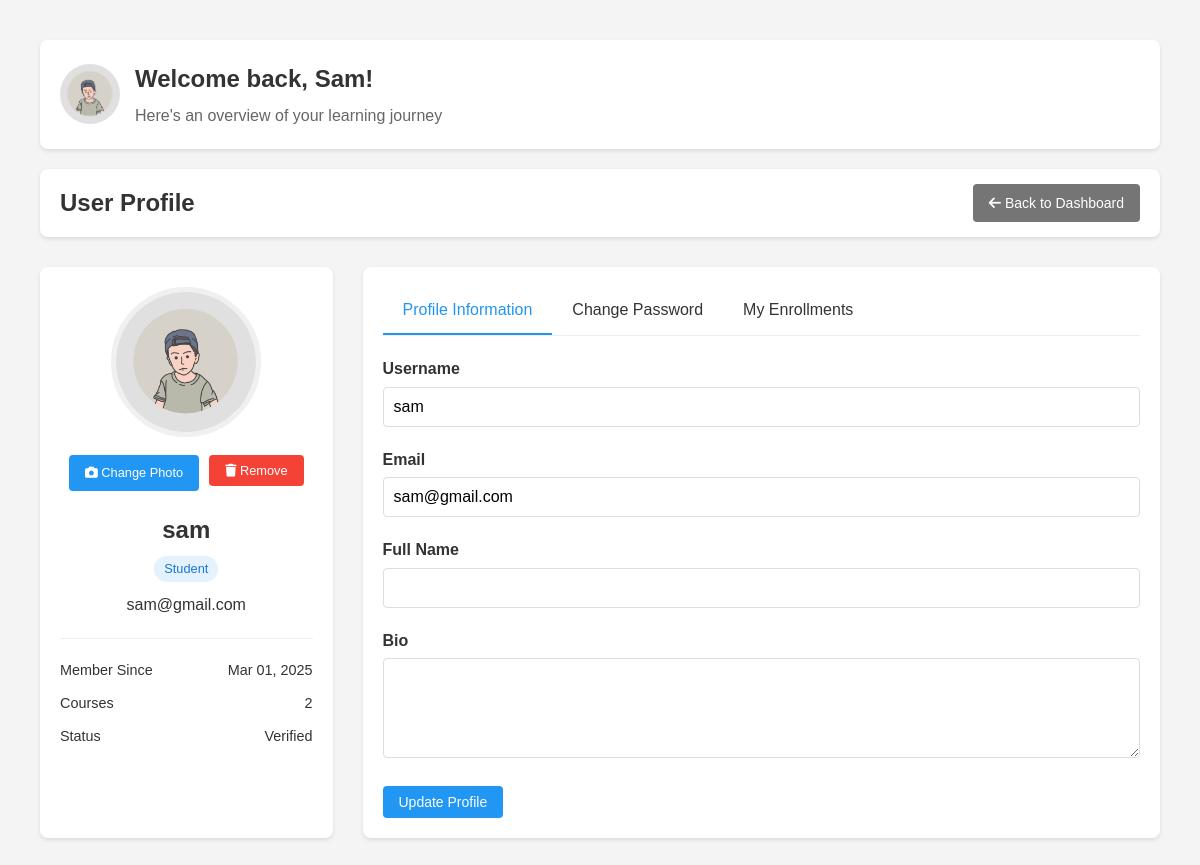
The app's page /profile.php (signed in) with its own data.
### tables this page shows
CREATE TABLE users (
                id INTEGER PRIMARY KEY AUTOINCREMENT,
                username VARCHAR(50) UNIQUE NOT NULL,
                password VARCHAR(255) NOT NULL,
                email VARCHAR(100) UNIQUE NOT NULL,
                role VARCHAR(20) NOT NULL,
                created_at DATETIME DEFAULT CURRENT_TIMESTAMP
            , verified INTEGER DEFAULT 0, fullname TEXT, bio TEXT, avatar TEXT);

### config/database.php (called while the page is built, shortened)
<?php
class Database {
    private $db;
    public function __construct() {
        try {
            $dbDir = dirname(DB_PATH);
            $this->db = new SQLite3(DB_PATH);
            $this->db->busyTimeout(5000);
        } catch (Exception $e) {
            die("Database connection failed: " . $e->getMessage());
        }
    }
    private function createTables() {
        $this->db->exec('
            CREATE TABLE IF NOT EXISTS users (
                id INTEGER PRIMARY KEY AUTOINCREMENT,
                username VARCHAR(50) UNIQUE NOT NULL,
                password VARCHAR(255) NOT NULL,
                email VARCHAR(100) UNIQUE NOT NULL,
                role VARCHAR(20) NOT NULL,
                verified INTEGER DEFAULT 0,
                created_at DATETIME DEFAULT CURRENT_TIMESTAMP
            )
        ');
        $this->db->exec('
            CREATE TABLE IF NOT EXISTS courses (
                id INTEGER PRIMARY KEY AUTOINCREMENT,
                title VARCHAR(100) NOT NULL,
                description TEXT,
                teacher_id INTEGER,
                price DECIMAL(10,2) DEFAULT 0,
                validity_days INTEGER DEFAULT 90,
                min_students INTEGER DEFAULT 5,
                max_students INTEGER DEFAULT 30,
                status VARCHAR(20) DEFAULT "pending",
                start_date DATE,
                end_date DATE,
                created_at DATETIME DEFAULT CURRENT_TIMESTAMP,
                FOREIGN KEY (teacher_id) REFERENCES users(id)
            )
        ');
        $this->db->exec('
            CREATE TABLE IF NOT EXISTS enrollments (
                id INTEGER PRIMARY KEY AUTOINCREMENT,
                student_id INTEGER,
                course_id INTEGER,
                status VARCHAR(20) DEFAULT "pending",
                fees_paid INTEGER DEFAULT 0,
                enrollment_date DATETIME DEFAULT CURRENT_TIMESTAMP,
                FOREIGN KEY (student_id) REFERENCES users(id),
                FOREIGN KEY (course_id) REFERENCES courses(id)
            )
        ');
        $this->db->exec('
            CREATE TABLE IF NOT EXISTS lectures (
                id INTEGER PRIMARY KEY AUTOINCREMENT,
                course_id INTEGER,
                title VARCHAR(100) NOT NULL,
                description TEXT,
                video_path VARCHAR(255) NOT NULL,
                thumbnail_path VARCHAR(255),
                upload_date DATETIME DEFAULT CURRENT_TIMESTAMP,
                FOREIGN KEY (course_id) REFERENCES courses(id)
            )
        ');
        $this->db->exec('
            CREATE TABLE IF NOT EXISTS assignments (
                id INTEGER PRIMARY KEY AUTOINCREMENT,
                student_id INTEGER,
                teacher_id INTEGER,
                assigned_at DATETIME DEFAULT CURRENT_TIMESTAMP,
                FOREIGN KEY (student_id) REFERENCES users(id),
                FOREIGN KEY (teacher_id) REFERENCES users(id)
            )
        ');
        $this->db->exec('
            CREATE TABLE IF NOT EXISTS course_assignments (
                id INTEGER PRIMARY KEY AUTOINCREMENT,
                course_id INTEGER,
                title VARCHAR(100) NOT NULL,
                description TEXT,
                due_date DATETIME,
                created_at DATETIME DEFAULT CURRENT_TIMESTAMP,
                FOREIGN KEY (course_id) REFERENCES courses(id)
            )
        ');
        $this->db->exec('
            CREATE TABLE IF NOT EXISTS submissions (
                id INTEGER PRIMARY KEY AUTOINCREMENT,
                assignment_id INTEGER,
                student_id INTEGER,
                submission_file VARCHAR(255),
                submission_text TEXT,
                submitted_at DATETIME DEFAULT CURRENT_TIMESTAMP,
                grade FLOAT,
                feedback TEXT,
                FOREIGN KEY (assignment_id) REFERENCES course_assignments(id),
                FOREIGN KEY (student_id) REFERENCES users(id)
            )
        ');
    }
    public function getConnection() {
        return $this->db;
    }
}
?>

### auth/Auth.php (called while the page is built, shortened)
<?php
require_once dirname(__DIR__) . '/config/database.php';
class Auth {
    private $db;
    public function __construct() {
        $database = new Database();
        $this->db = $database->getConnection();
        $this->db->busyTimeout(10000);
        $this->ensureVerifiedColumnExists();
    }
    private function ensureVerifiedColumnExists() {
        $result = $this->db->query("PRAGMA table_info(users)");
        while ($column = $result->fetchArray(SQLITE3_ASSOC)) {
            if ($column['name'] === 'verified') {
                $hasVerifiedColumn = true;
                break;
            }
        }
    }
    public function getUserRole() {
        return $_SESSION['role'] ?? null;
    }
}
?>

### profile.php (the view, shortened to what this page needs)
<?php
require_once 'auth/Auth.php';
require_once 'config/database.php';
$auth = new Auth();
$db = new Database();
$conn = $db->getConnection();
$userId = $_SESSION['user_id'];
$userRole = $auth->getUserRole();
$stmt = $conn->prepare('SELECT * FROM users WHERE id = :id');
$stmt->bindValue(':id', $userId, SQLITE3_INTEGER);
$result = $stmt->execute();
$user = $result->fetchArray(SQLITE3_ASSOC);
$roleSpecificInfo = [];
if ($userRole === 'teacher') {
    $stmt = $conn->prepare('
        SELECT c.*, COUNT(e.student_id) as student_count
        FROM courses c
        LEFT JOIN enrollments e ON c.id = e.course_id
        WHERE c.teacher_id = :teacher_id
        GROUP BY c.id
    ');
    $stmt->bindValue(':teacher_id', $userId, SQLITE3_INTEGER);
    $result = $stmt->execute();
    $courses = [];
    while ($row = $result->fetchArray(SQLITE3_ASSOC)) {
        $courses[] = $row;
    }
    $roleSpecificInfo['courses'] = $courses;
    $roleSpecificInfo['course_count'] = count($courses);
} elseif ($userRole === 'student') {
    $stmt = $conn->prepare('
        SELECT c.*, u.username as teacher_name
        FROM enrollments e
        JOIN courses c ON e.course_id = c.id
        LEFT JOIN users u ON c.teacher_id = u.id
        WHERE e.student_id = :student_id
    ');
    $stmt->bindValue(':student_id', $userId, SQLITE3_INTEGER);
    $result = $stmt->execute();
    $enrolledCourses = [];
    while ($row = $result->fetchArray(SQLITE3_ASSOC)) {
        $enrolledCourses[] = $row;
    }
    $roleSpecificInfo['enrolled_courses'] = $enrolledCourses;
    $roleSpecificInfo['course_count'] = count($enrolledCourses);
}
$dashboardUrl = 'dashboard.php';
?>
<!DOCTYPE html>
<html lang="en">
<head>
    <link rel="stylesheet" href="https://cdnjs.cloudflare.com/ajax/libs/font-awesome/6.0.0/css/all.min.css">
</head>
<body>
    <div class="container">
        <div class="welcome-section">
            <?php if (!empty($user['avatar'])): ?>
                <img src="uploads/avatars/<?php echo htmlspecialchars($user['avatar']); ?>" alt="User Avatar">
            <?php else: ?>
                <img src="assets/images/generate_default_avatar.php?name=<?php echo urlencode($user['username']); ?>&size=60" alt="Default Avatar">
            <?php endif; ?>
            <div class="welcome-text">
                <h2>Welcome back, <?php echo htmlspecialchars(ucfirst($user['username'])); ?>!</h2>
                <p>Here's an overview of your learning journey</p>
            </div>
        </div>
        <div class="header">
            <div style="display: flex; align-items: center;">
                <h1>User Profile</h1>
            </div>
            <div class="actions">
                <a href="<?php echo $dashboardUrl; ?>" class="btn btn-secondary">
                    <i class="fas fa-arrow-left"></i> Back to Dashboard
                </a>
            </div>
        </div>
        <div class="profile-container">
            <div class="profile-sidebar">
                <div class="avatar-container">
                    <?php if (!empty($user['avatar'])): ?>
                        <img src="uploads/avatars/<?php echo htmlspecialchars($user['avatar']); ?>" alt="Profile Avatar" class="avatar">
                    <?php else: ?>
                        <img src="assets/images/generate_default_avatar.php?name=<?php echo urlencode($user['username']); ?>&size=150" alt="Default Avatar" class="avatar">
                    <?php endif; ?>
                    <div style="margin-top: 10px; display: flex; justify-content: center; gap: 10px;">
                        <form method="POST" enctype="multipart/form-data">
                            <label for="avatar" class="btn" style="cursor: pointer; font-size: 0.8rem;">
                                <i class="fas fa-camera"></i> Change Photo
                            </label>
                        </form>
                        <?php if (!empty($user['avatar'])): ?>
                            <form method="POST" onsubmit="return confirm('Are you sure you want to remove your profile picture?');">
                                <button type="submit" class="btn" style="font-size: 0.8rem; background-color: #f44336;">
                                    <i class="fas fa-trash"></i> Remove
                                </button>
                            </form>
                        <?php endif; ?>
                    </div>
                </div>
                <div class="user-info">
                    <h2><?php echo htmlspecialchars($user['username']); ?></h2>
                    <span class="role"><?php echo ucfirst(htmlspecialchars($user['role'])); ?></span>
                    <p><?php echo htmlspecialchars($user['email']); ?></p>
                </div>
                <div class="user-stats">
                    <div class="stat-item">
                        <span>Member Since</span>
                        <span><?php echo date('M d, Y', strtotime($user['created_at'] ?? 'now')); ?></span>
                    </div>
                    <?php if ($userRole === 'teacher' || $userRole === 'student'): ?>
                        <div class="stat-item">
                            <span>Courses</span>
                            <span><?php echo $roleSpecificInfo['course_count']; ?></span>
                        </div>
                    <?php endif; ?>
                    <div class="stat-item">
                        <span>Status</span>
                        <span><?php echo $user['verified'] ? 'Verified' : 'Pending'; ?></span>
                    </div>
                </div>
            </div>
            <div class="profile-content">
                <div class="tabs">
                    <div class="tab active" data-tab="profile">Profile Information</div>
                    <div class="tab" data-tab="password">Change Password</div>
                    <?php if ($userRole === 'teacher'): ?>
                        <div class="tab" data-tab="courses">My Courses</div>
                    <?php elseif ($userRole === 'student'): ?>
                        <div class="tab" data-tab="enrollments">My Enrollments</div>
                    <?php elseif ($userRole === 'admin'): ?>
                        <div class="tab" data-tab="stats">System Statistics</div>
                    <?php endif; ?>
                </div>
                <div class="tab-content active" id="profile-tab">
                    <form method="POST" action="">
                        <div class="form-group">
                            <label for="username">Username</label>
                            <input type="text" id="username" name="username" value="<?php echo htmlspecialchars($user['username']); ?>" required>
                        </div>
                        <div class="form-group">
                            <label for="email">Email</label>
                            <input type="email" id="email" name="email" value="<?php echo htmlspecialchars($user['email']); ?>" required>
                        </div>
                        <div class="form-group">
                            <label for="fullname">Full Name</label>
                            <input type="text" id="fullname" name="fullname" value="<?php echo htmlspecialchars($user['fullname'] ?? ''); ?>">
                        </div>
                        <div class="form-group">
                            <label for="bio">Bio</label>
                            <textarea id="bio" name="bio"><?php echo htmlspecialchars($user['bio'] ?? ''); ?></textarea>
                        </div>
                        <button type="submit" name="update_profile" class="btn">Update Profile</button>
                    </form>
                </div>
            </div>
        </div>
    </div>
</body>
</html>

### profile.php (style rules this page uses)
* { margin: 0; padding: 0; box-sizing: border-box; }
body { font-family: Arial, sans-serif; line-height: 1.6; color: #333; background-color: #f4f4f4; padding: 20px; }
.container { max-width: 1200px; margin: 0 auto; padding: 20px; }
.header { display: flex; justify-content: space-between; align-items: center; margin-bottom: 30px; background: white; padding: 15px 20px; border-radius: 8px; box-shadow: 0 2px 4px rgba(0,0,0,0.1); }
.header h1 { color: #333; font-size: 24px; }
.header .actions { display: flex; gap: 10px; }
.btn { display: inline-block; background: #2196F3; color: white; padding: 8px 16px; border-radius: 4px; text-decoration: none; border: none; cursor: pointer; font-size: 14px; transition: background 0.3s; }
.btn-secondary { background: #757575; }
.profile-container { display: flex; gap: 30px; margin-bottom: 30px; }
.profile-sidebar { flex: 1; background: white; border-radius: 8px; box-shadow: 0 2px 4px rgba(0,0,0,0.1); padding: 20px; max-width: 300px; }
.profile-content { flex: 3; background: white; border-radius: 8px; box-shadow: 0 2px 4px rgba(0,0,0,0.1); padding: 20px; }
.avatar-container { text-align: center; margin-bottom: 20px; }
.avatar { width: 150px; height: 150px; border-radius: 50%; object-fit: cover; border: 5px solid #f0f0f0; }
.user-info { text-align: center; margin-bottom: 20px; }
.user-info h2 { margin-bottom: 5px; color: #333; }
.user-info .role { display: inline-block; background: #e3f2fd; color: #1976D2; padding: 3px 10px; border-radius: 20px; font-size: 0.8rem; margin-bottom: 10px; }
.user-stats { margin-top: 20px; padding-top: 20px; border-top: 1px solid #eee; }
.stat-item { display: flex; justify-content: space-between; margin-bottom: 10px; font-size: 0.9rem; }
.tabs { display: flex; border-bottom: 1px solid #eee; margin-bottom: 20px; }
.tab { padding: 10px 20px; cursor: pointer; border-bottom: 2px solid transparent; transition: all 0.3s; }
.tab.active { border-bottom: 2px solid #2196F3; color: #2196F3; }
.tab-content { display: none; }
.tab-content.active { display: block; }
.form-group { margin-bottom: 20px; }
.form-group label { display: block; margin-bottom: 5px; font-weight: bold; }
.form-group input[type="text"], .form-group input[type="email"], .form-group input[type="password"], .form-group textarea { width: 100%; padding: 10px; border: 1px solid #ddd; border-radius: 4px; font-size: 16px; }
.form-group textarea { height: 100px; resize: vertical; }
.welcome-section { background: white; padding: 20px; border-radius: 8px; box-shadow: 0 2px 4px rgba(0,0,0,0.1); margin-bottom: 20px; display: flex; align-items: center; gap: 15px; }
.welcome-section img { width: 60px; height: 60px; border-radius: 50%; object-fit: cover; }
.welcome-text { flex-grow: 1; }
.welcome-text h2 { margin: 0; color: #333; font-size: 24px; }
.welcome-text p { margin: 5px 0 0; color: #666; }

### records on screen
users: avatar (picture), username "Sam", username "sam", role "Student", email "sam@gmail.com", created_at "Mar 01, 2025"

### other values on screen
$roleSpecificInfo['course_count'] "2"
